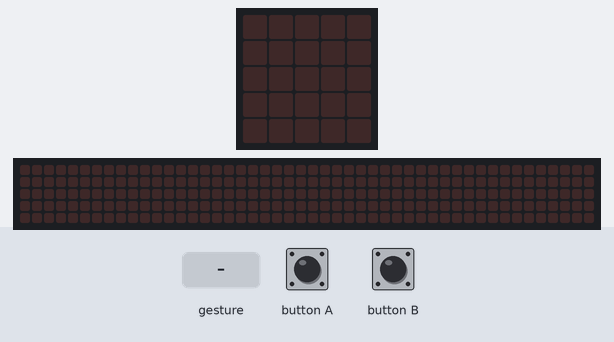
Recording of a program running on a simulated BBC micro:bit (MakeCode). On the bench: the board's 5×5 LED display, a strip that is not on the board, showing the scrolling text unrolled. The test bench sets the inputs (shaded band). Random numbers come from a fixed seed; a tilt is held for 1.5 s and a shake lasts 1 s, then the board lies face up again; the 48×5 strip is a reading aid, not a part: it shows the text the display is scrolling, unrolled, one strip-width of it at a time.

Above: at 1.2 s.
1.3 s: gesture 'shake'
At 4.2 s:
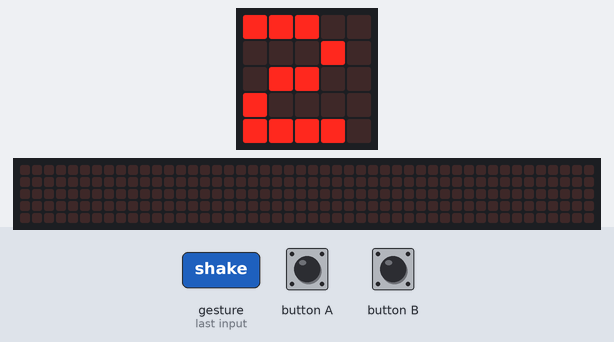
4.3 s: button A pressed for 0.15 s
At 5.4 s:
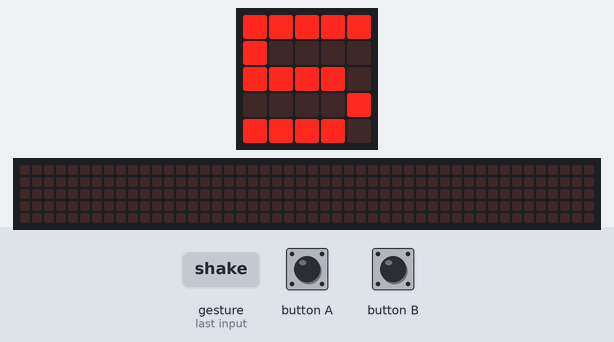
6.1 s: button B pressed for 0.15 s
At 6.7 s:
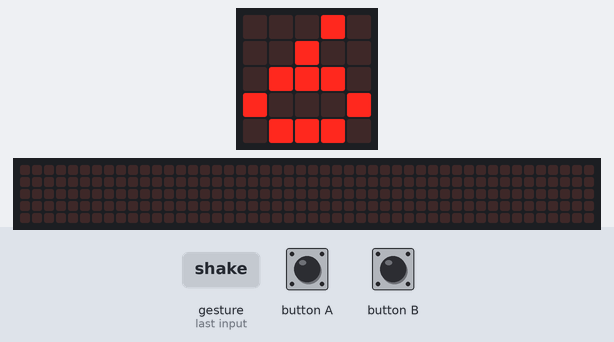
7.7 s: button B pressed for 0.15 s
At 9.0 s:
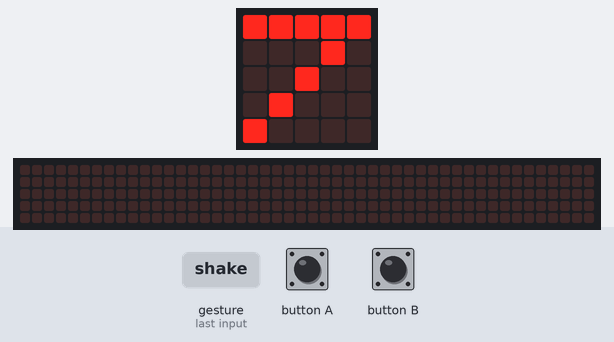
9.3 s: button B pressed 5 times (0.12 s each, 0.3 s apart)
At 11.01 s:
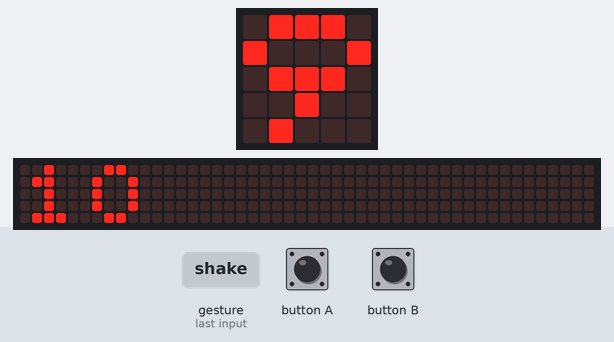
12.9 s: gesture 'shake'
At 19.22 s:
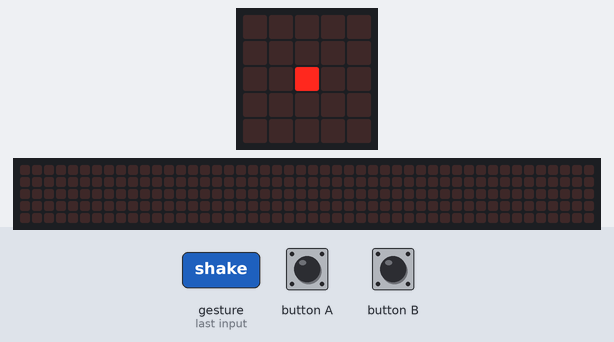
Timing chart, 0 to 20.7 s (numbered marks = the images above; inputs shaded):
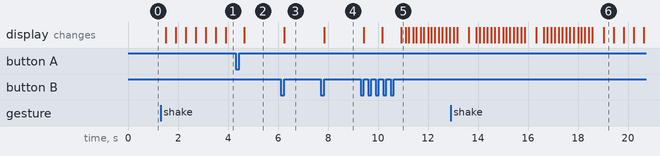

The program:

main.ts
```typescript
input.onButtonPressed(Button.A, function () {
    maxNo += -1
    if (maxNo < 1) {
        maxNo += 1
    }
    basic.showNumber(maxNo)
})
input.onGesture(Gesture.Shake, function () {
    if (roll == false) {
        showResult()
    }
})
input.onButtonPressed(Button.B, function () {
    maxNo += 1
    basic.showNumber(maxNo)
})
function showResult () {
    roll = true
    random = randint(1, maxNo)
    for (let image of animation) {
        image.showImage(0)
    }
    basic.showNumber(random)
    roll = false
}
let animation: Image[] = []
let roll = false
let maxNo = 0
let random = 0
random = 0
maxNo = 6
roll = false
animation = [
images.createImage(`
    . . . . .
    . . . . .
    . . # . .
    . . . . .
    . . . . .
    `),
images.iconImage(IconNames.SmallDiamond),
images.iconImage(IconNames.Diamond),
images.createImage(`
    . # # # .
    # . . . #
    # . . . #
    # . . . #
    . # # # .
    `),
images.createImage(`
    # # # # #
    # . . . #
    # . . . #
    # . . . #
    # # # # #
    `),
images.createImage(`
    . . . . .
    . . . . .
    . . . . .
    . . . . .
    . . . . .
    `)
]
```

test.ts
```typescript
// テストはここに来ます。このパッケージが拡張機能として使用されるときにはコンパイルされません。
```

Measured:
- after the input at 1.3 s, the display: first changes after 0.20 s (image 1 shows a later state)
- after the input at 4.3 s, the display: changes after 0.35 s (image 2)
- after the input at 6.1 s, the display: changes after 0.15 s (image 3)
- after the input at 7.7 s, the display: changes after 0.15 s (image 4)
- after the input at 9.3 s, the display: first changes after 0.12 s (image 5 shows a later state)
- what the display in image 6 shows lasts 0.4 s, from 19.0 s to 19.4 s
